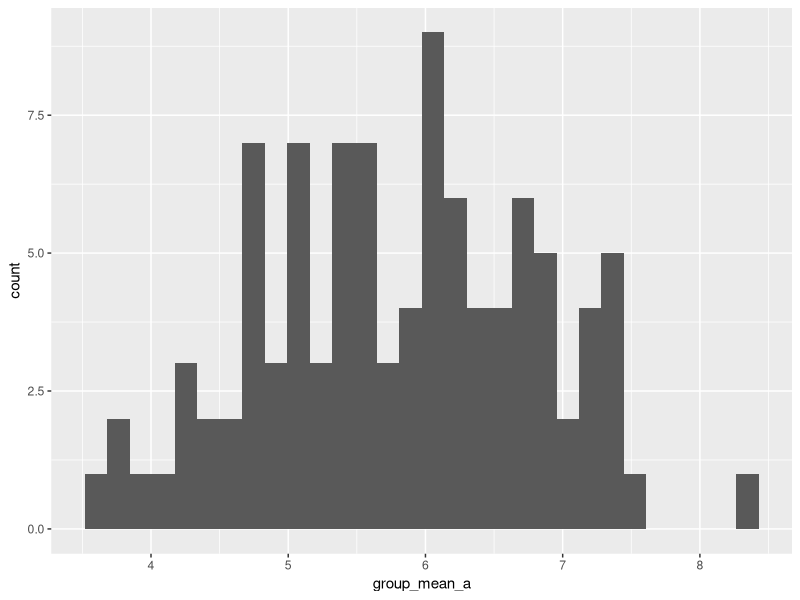
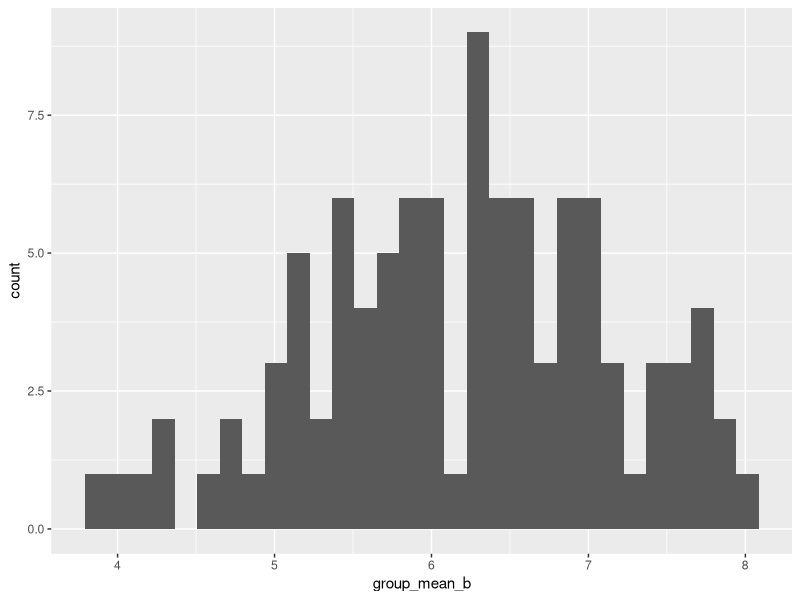
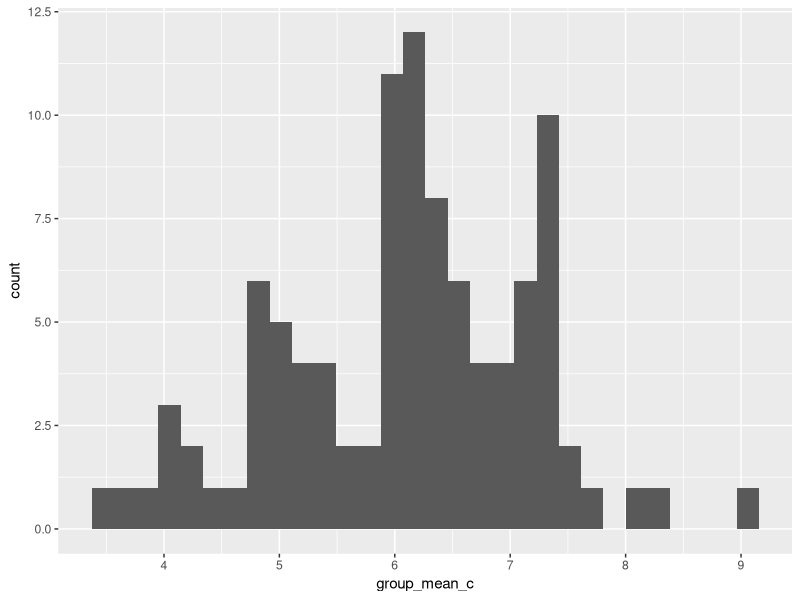

Generate these figures, in order, with R:
## ---- chunk 1
library(ggplot2)
library(tidyverse)
set.seed(1000)
## ---- chunk 2
zeroes <- function(
    myvec = sample(x= rep(0:4, times = 10), size = 10))
    {
        counter <- 0
        for(i in 1: length(myvec)){
            num <- myvec[i]
            ifelse(
                test = num == 0,
                yes = counter <-  counter + 1,
                no = counter <- counter
            )
        }
        return(counter)
}
set.seed(500)
zeroes()
## ---- chunk 3
library(dplyr)
zero2 <- function(myvec = sample(x = rep(0:4, times = 10), size = 10)){
    results <- subset(myvec, myvec == 0)
    return(length(results))
}
print(zero2())
## ---- chunk 4
mymat <- function(
    row = 12,
    col = 12
) {
    vec_row <- 1:row
    vec_col <- 1:col
    mat <- matrix(
        nrow = row,
        ncol = col
    )
    for(i in 1:row){
        for(j in 1:col){
            mat[i,j] <- vec_row[i] * vec_col[j]
        }
    }
    return(mat)
}
mymat()
## ---- chunk 5
#a. Simulate a dataset with 3 groups of data, each group drawn from a distribution with a different mean. The final data frame should have 1 column for group and 1 column for the response variable.

set.seed(100)
groups <- rep(c("A", "B", "C"), each = 10)
response <- c(
    rnorm(n = 10, mean = 1),
    rnorm(n = 10, mean = 7),
    rnorm(n = 10, mean = 10)
)
df1 <- data.frame(
    group = groups,
    response = response
)


#b. Write a custom function that 1: reshuffles the response variable, and 2: calculates the mean of each group in the reshuffled data. Store the means in a vector of length 3.

library(dplyr)
shuffler <- function(df = df1){
    reshuffled <- sample(df1$response, size = nrow(df))
    df2 <- data.frame(groups = df$group, response = reshuffled)
    summary <- df2 |>
        group_by(groups) |>
        summarize(meanResponse = mean(response))
    means_save <- summary <- summary$meanResponse
    return(means_save)
}
shuffler()
print(shuffler())


#c. Use a for loop to repeat the function in b 100 times. Store the results in a data frame that has 1 column indicating the replicate number and 1 column for each new group mean, for a total of 4 columns.

library(ggplot2)

newdf <- data.frame(
    replicate = 1:100,
    group_mean_a = rep(NA, 100),
    group_mean_b = rep(NA, 100),
    group_mean_c = rep(NA, 100)
)

for(i in 1:100){
    temp = shuffler()
    newdf$group_mean_a[i] = temp[1]
    newdf$group_mean_b[i] = temp[2]
    newdf$group_mean_c[i] = temp[3]
}


#d. Use qplot() to create a histogram of the means for each reshuffled group. Or, if you want a challenge, use ggplot() to overlay all 3 histograms in the same figure. How do the distributions of reshuffled means compare to the original means?

histogram_a <- ggplot(
    data = newdf
) + geom_histogram(
    mapping = aes(
        x = group_mean_a
    )
)

histogram_b <- ggplot(
    data = newdf
) + geom_histogram(
    mapping = aes(
        x = group_mean_b
    )
)


histogram_c <- ggplot(
    data = newdf
) + geom_histogram(
    mapping = aes(
        x = group_mean_c
    )
)

histogram_a
histogram_b
histogram_c
